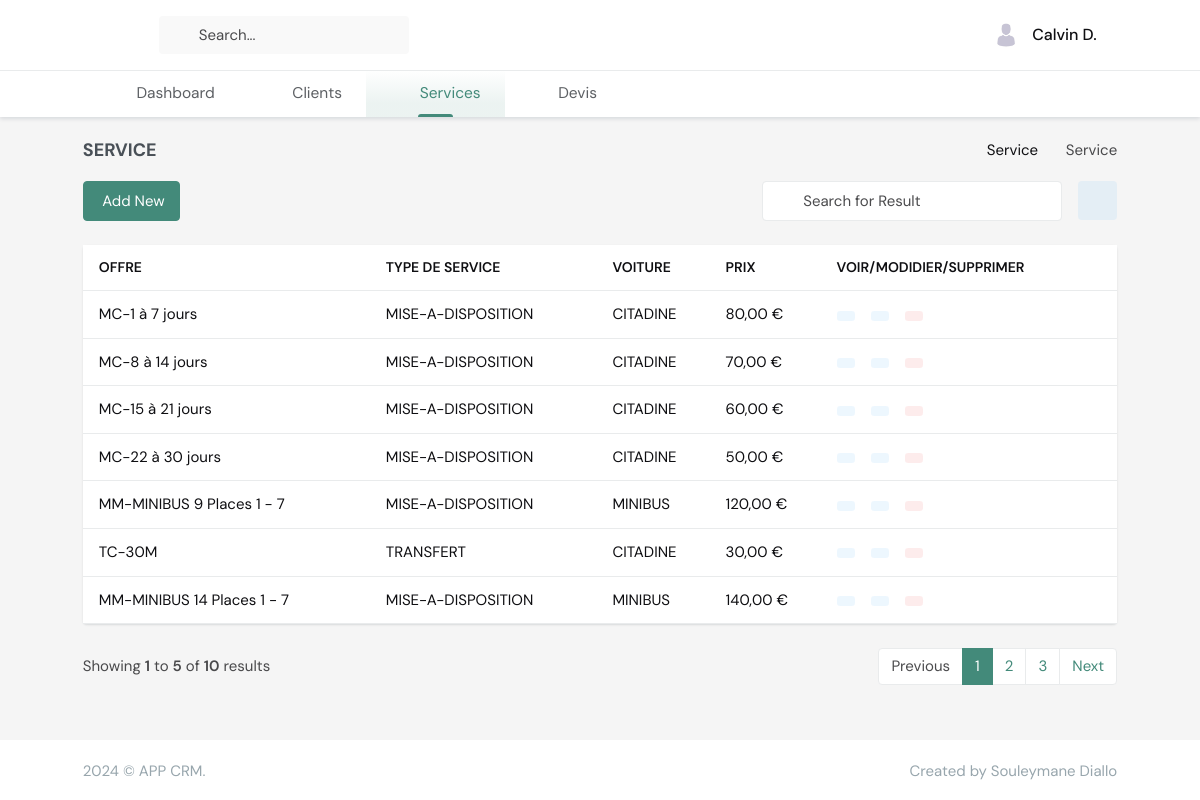
The page /services/ on the database as committed earlier.
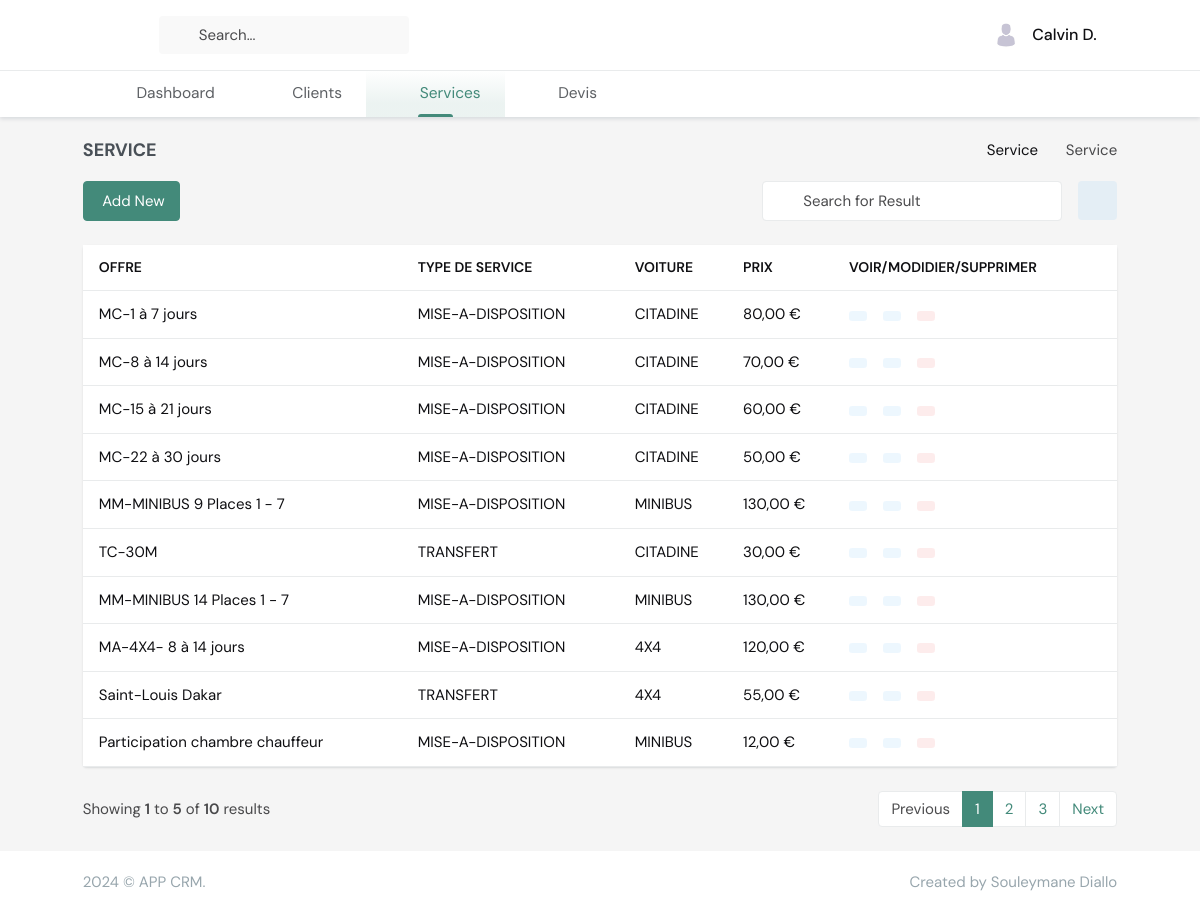
The same page on the database as committed later.
### services/models.py (models this page shows, shortened)
class Service(models.Model):
    CARS = [
        ('4X4', '4X4'),
        ('CITADINE', 'CITADINE'),
        ('MINIBUS', 'MINIBUS'),
    ]
    TYPE_SERVICE = [
        ('TRANSFERT', 'TRANSFERT'),
        ('MISE-A-DISPOSITION', 'MISE-A-DISPOSITION'),
    ]
    CATEGORY_CHOICES = [
        ('Voyage-Professionnel', 'Voyage-Professionnel'),
        ('Tourisme', 'Tourisme'),
        ('Famille', 'Famille'),
        ('Resident', 'Resident'),
        ('Groupe', 'Groupe'),
        ('Evenement', 'Evenement'),
        ('Autres', 'Autres'),
    ]
    name = models.CharField(max_length=100)
    type_service = models.CharField(max_length=100, choices=TYPE_SERVICE)
    car = models.CharField(max_length=100, choices=CARS)
    price = models.DecimalField(max_digits=10, decimal_places=2)
    duration = models.IntegerField(default=1)
    description = models.TextField(blank=True, null=True)
    created_at = models.DateTimeField(auto_now_add=True)
    updated_at = models.DateTimeField(auto_now=True)
    uuid = models.UUIDField(default=uuid.uuid4, editable=False, unique=True)

### services/views.py (the view)
# urls.py: path("", views.ServiceListView.as_view(), name="service_list"),
class ServiceListView(ListView):
    model = Service
    template_name = "services/service_list.html"
    context_object_name = "services"

### templates/services/service_list.html (shortened to what this page needs)
{% extends 'layout.html' %}
{% load static %}
{% block content %}
    {% block pagetitle %}
        {% include "partials/page-title.html" with pagetitle="Service" title="Service" %}
    {% endblock pagetitle %}
                    <div class="row pb-4 gy-3">
                        <div class="col-sm-4">
                            <a href="{% url 'service_create' %}" class="btn btn-primary"> Add New</a>
                        </div>
                        <div class="col-sm-auto ms-auto">
                           <div class="d-flex gap-3">
                            <div class="search-box">
                                <input type="text" class="form-control" id="searchMemberList" placeholder="Search for Result">
                            </div>
                            <div class="">
                                <button type="button" id="dropdownMenuLink1" data-bs-toggle="dropdown" aria-expanded="false" class="btn btn-soft-info btn-icon fs-14"></button>
                            </div>
                           </div>
                        </div>
                    </div>
                    <div class="row">
                        <div class="col-xl-12">
                            <div class="card">
                                <div class="card-body">
                                    <div class="table-responsive table-card">
                                        <table class="table table-hover table-nowrap align-middle mb-0">
                                            <thead>
                                                <tr class="text-muted text-uppercase">
                                                    <th scope="col">Offre </th>
                                                    <th scope="col">Type de service</th>
                                                    <th scope="col">Voiture</th>
                                                    <th scope="col">Prix</th>
                                                    <th scope="col">Voir/Modidier/Supprimer</th>
                                                </tr>
                                            </thead>
                                            <tbody>
                                                {% for service in services %}
                                                <tr>
                                                    <td>{{ service.name }}</td>
                                                    <td>{{ service.type_service }}</td>
                                                    <td>{{ service.car }}</td>
                                                    <td>{{ service.price }} €</td>
                                                    <td>
                                                        <ul class="list-inline hstack gap-2 mb-0">
                                                            <li class="list-inline-item" data-bs-toggle="tooltip" data-bs-trigger="hover" data-bs-placement="top" title="View">
                                                                <a href="{% url 'service_detail' service.uuid %}" class="btn btn-soft-info btn-sm d-inline-block">
                                                                </a>
                                                            </li>
                                                            <li class="list-inline-item edit" data-bs-toggle="tooltip" data-bs-trigger="hover" data-bs-placement="top" title="Edit">
                                                                <a href="" class="btn btn-soft-info btn-sm d-inline-block">
                                                                </a>
                                                            </li>
                                                            <li class="list-inline-item" data-bs-toggle="tooltip" data-bs-trigger="hover" data-bs-placement="top" title="Remove">
                                                                <a href="" class="btn btn-soft-danger btn-sm d-inline-block">
                                                                </a>
                                                            </li>
                                                        </ul>
                                                    </td>
                                                </tr>
                                                {% endfor %}
                                            </tbody>
                                        </table>
                                    </div>
                                </div>
                            </div>
                        </div>
                    </div>
                    <div class="row align-items-center mb-4 gy-3">
                        <div class="col-md-5">
                            <p class="mb-0 text-muted">Showing <b>1</b> to <b>5</b> of <b>10</b> results</p>
                        </div>
                        <div class="col-sm-auto ms-auto">
                            <nav aria-label="...">
                                <ul class="pagination mb-0">
                                  <li class="page-item disabled">
                                    <span class="page-link">Previous</span>
                                  </li>
                                  <li class="page-item active"><a class="page-link" href="#">1</a></li>
                                  <li class="page-item" aria-current="page">
                                    <span class="page-link">2</span>
                                  </li>
                                  <li class="page-item"><a class="page-link" href="#">3</a></li>
                                  <li class="page-item">
                                    <a class="page-link" href="#">Next</a>
                                  </li>
                                </ul>
                              </nav>
                        </div>
                    </div>
{% endblock content %}

### templates/layout.html (shortened to what this page needs)
<!doctype html>
<html lang="en" data-layout="horizontal" data-topbar="light" data-sidebar="light" data-sidebar-size="lg" data-sidebar-image="none" data-preloader="disable">
{% load static %}
<head>
    <link href="{% static 'css/bootstrap.min.css' %}" rel="stylesheet" type="text/css" />
    <link href="{% static 'css/icons.min.css' %}" rel="stylesheet" type="text/css" />
    <link href="{% static 'css/app.min.css' %}" rel="stylesheet" type="text/css" />
</head>
<body>
    <div id="layout-wrapper">
        {% include 'partials/topbar.html' %}
        {% include 'partials/sidebar.html' %}
        <div class="main-content">
            <div class="page-content">
                <div class="container-fluid">
                    {% block content %}
                    {% endblock %}
                </div>
            </div>
            {% include 'partials/footer.html' %}
        </div>
    </div>
</body>
</html>

### templates/partials/topbar.html (shortened to what this page needs)
{% load static %}
{% block topbar %}
<header id="page-topbar">
    <div class="layout-width">
        <div class="navbar-header">
            <div class="d-flex">
                <div class="navbar-brand-box horizontal-logo">
                </div>
                <form class="app-search d-none d-md-block me-2">
                    <div class="position-relative">
                        <input type="text" class="form-control" placeholder="Search..." autocomplete="off" id="search-options" value="">
                    </div>
                </form>
            </div>
            <div class="d-flex align-items-center">
                <div class="dropdown header-item">
                    <button type="button" class="btn" id="page-header-user-dropdown" data-bs-toggle="dropdown" aria-haspopup="true" aria-expanded="false">
                        <span class="d-flex align-items-center">
                            <img class="rounded-circle header-profile-user" src="{% static 'images/users/avatar-4.jpg' %}" alt="Header Avatar">
                            <span class="text-start ms-xl-2">
                                <span class="d-none d-xl-inline-block fw-medium user-name-text fs-16">Calvin D. </span>
                            </span>
                        </span>
                    </button>
                </div>
            </div>
        </div>
    </div>
</header>
{% endblock topbar %}

### templates/partials/sidebar.html (shortened to what this page needs)
{% load static %}
<div class="app-menu navbar-menu">
            <div id="scrollbar">
                <div class="container-fluid">
                    <ul class="navbar-nav" id="navbar-nav">
                        <li class="nav-item">
                            <a class="nav-link menu-link" href="/">
                                 <span data-key="t-dashboard">Dashboard</span>
                            </a>
                        </li>
                        <li class="nav-item">
                            <a class="nav-link menu-link" href="{% url 'client_list' %}">
                                 <span data-key="t-invoices">Clients</span>
                            </a>
                        </li>
                        <li class="nav-item">
                            <a class="nav-link menu-link" href="{% url 'service_list' %}">
                                 <span data-key="t-invoices">Services</span>
                            </a>
                        </li>
                         <li class="nav-item">
                            <a class="nav-link menu-link" href="{% url 'invoice_list' %}">
                                 <span data-key="t-invoices">Devis</span>
                            </a>
                        </li>
                    </ul>
                </div>
            </div>
        </div>

### templates/partials/page-title.html
{% load static %}
{% block pagetitle %}
<div class="row">
    <div class="col-12">
        <div class="page-title-box d-sm-flex align-items-center justify-content-between">
            <h4 class="mb-sm-0">{{title}}</h4>
            <div class="page-title-right">
                <ol class="breadcrumb m-0">
                    <li class="breadcrumb-item"><a href="javascript: void(0);">{{pagetitle}}</a></li>
                    <li class="breadcrumb-item active">{{title}}</li>
                </ol>
            </div>
        </div>
    </div>
</div>
{% endblock pagetitle %}

### templates/partials/footer.html
<footer class="footer">
    <div class="container-fluid">
        <div class="row">
            <div class="col-sm-6">
                <script>document.write(new Date().getFullYear())</script> © APP CRM.
            </div>
            <div class="col-sm-6">
                <div class="text-sm-end d-none d-sm-block">
                    Created by Souleymane Diallo
                </div>
            </div>
        </div>
    </div>
</footer>

Rows that differ between the two databases and show on the page:
changed Service "MM-MINIBUS 9 Places 1 - 7": price "120,00" → "130,00"
changed Service "MM-MINIBUS 14 Places 1 - 7": price "140,00" → "130,00"
added Service: name "MA-4X4- 8 à 14 jours", type_service "MISE-A-DISPOSITION", car "4X4", price "120,00"
added Service: name "Saint-Louis Dakar", type_service "TRANSFERT", car "4X4", price "55,00"
added Service: name "Participation chambre chauffeur", type_service "MISE-A-DISPOSITION", car "MINIBUS", price "12,00"
